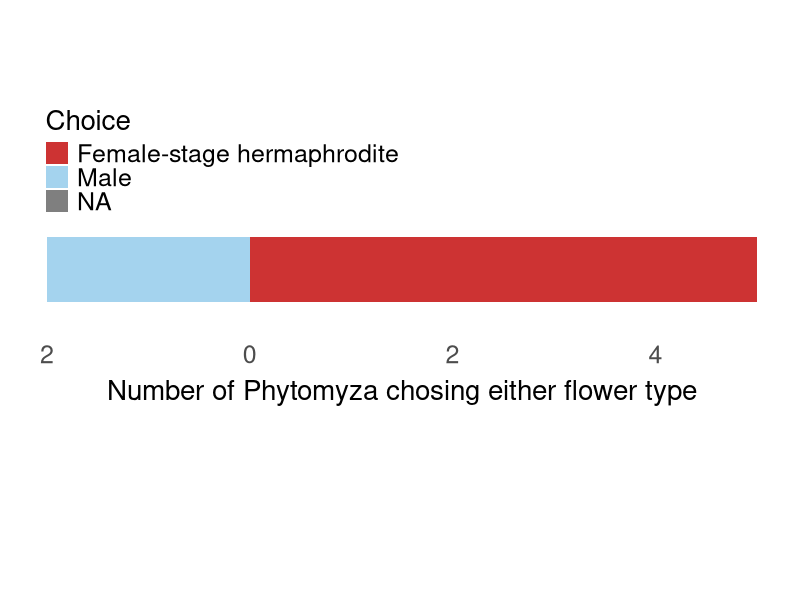
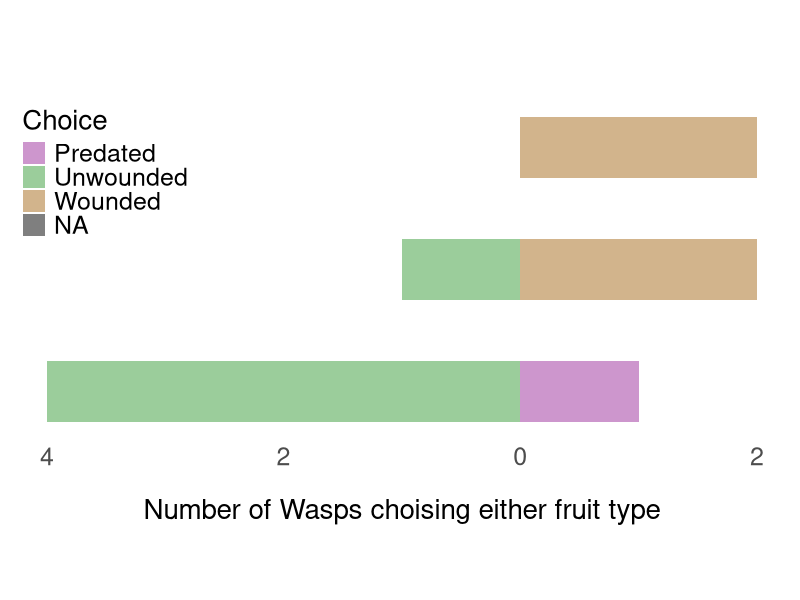
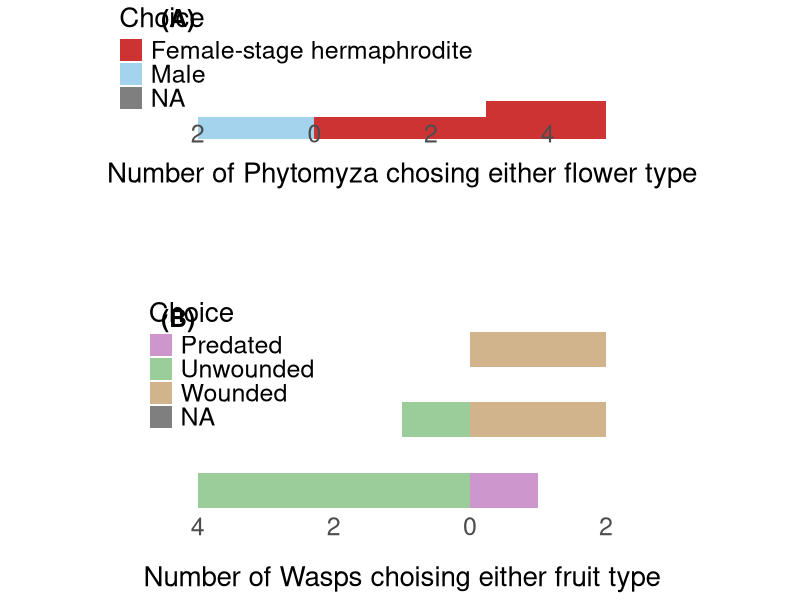

The R source for these figures, in order:
### Insect behaviour assay - analysis

#Load packages 
library("readxl")
library("ggplot2")
library("pwr")
library("ggpubr")


################################################################################
################################# 1 - Phytomyza ################################

phyt <- read_excel('Insect_behaviour.xlsx', sheet = "Phytomyza")
cols_phyt <- c("Insect", "Sex_insect", "Flower_treat", "Flower_orientation", "Choice_yn", "Choice")
phyt[cols_phyt] <- lapply(phyt[cols_phyt], factor) 

############################### Final flower choice ############################

phyt_plot <- ggplot(phyt, aes(Flower_treat, Choice_num , fill = Choice)) + 
  geom_bar(stat = "identity", width = 0.2) +    
  coord_flip() +  
  labs(y = "Number of Phytomyza chosing either flower type") +
  scale_fill_manual(labels = c("Female-stage hermaphrodite", "Male"), 
                    values = c("brown3", "lightskyblue2") ) +
  scale_y_continuous(labels = abs)+
  theme_bw() +
  theme(axis.text.y = element_blank(),
        axis.text.x = element_text(size=18, vjust = 22),
        axis.title.x = element_text(size=20, vjust = 18),
        axis.title.y = element_blank(),
        legend.title = element_text(size=20),
        legend.text = element_text(size=18),
        legend.position = c(0.27, 0.78),
        panel.grid.major = element_blank(),
        panel.grid.minor = element_blank(),
        panel.border = element_blank(),
        axis.ticks = element_blank(),
        aspect.ratio = 1/2)
phyt_plot

#ggsave("Phyt_behav.jpg",width = 30, height = 20, units = "cm")


#Chisquare for the final preference
phyt_count <- data.frame(x= c("HF", "M"), y= c(5,2))
colnames(phyt_count) = c("Flower", "Count")
chisq.test(phyt_count$Count)


################# Is the final choice impacted by Insect sex  ? ################
#create a matrix of choice made by each insect sex
phyt_test <- matrix(data = c(3,2,2,0), nrow = 2, ncol = 2)
colnames(phyt_test) = c("Insect_M", "Insect_F")
rownames(phyt_test) = c("Flower_HF", "Flower_M")

fisher.test(phyt_test)



################################################################################
################################### 2 - Wasp ###################################

wasp <- read_excel('Insect_behaviour.xlsx', sheet = "Wasps") 
cols_wasps <- c("Insect", "Fruit_treat", "Fruit_orientation", "Choice_yn", "Choice")
wasp[cols_wasps] <- lapply(wasp[cols_wasps], factor) 

############################### Final fruit choice #############################

wasp_plot <- ggplot(wasp, aes(factor(Fruit_treat, level = c("PU", "UW", "PW")), Choice_num , fill = Choice)) +   # Fill column
  geom_bar(stat = "identity", width = 0.5) +     
  coord_flip() +  
  labs(y = "Number of Wasps choising either fruit type") +
  scale_fill_manual(labels = c("Predated", "Unwounded", "Wounded"), 
                    values = c("plum3", "darkseagreen3","tan") ) +
  scale_y_continuous(labels = abs)+
  theme_bw() +  
  theme(axis.text.y = element_blank(),
      axis.text.x = element_text(size=18, vjust = 5),
      axis.title.x = element_text(size=20, vjust = 1),
      axis.title.y = element_blank(),
      legend.title = element_text(size=20),
      legend.text = element_text(size=18),
      legend.position = c(0.12, 0.75),
      panel.grid.major = element_blank(),
      panel.grid.minor = element_blank(),
      panel.border = element_blank(),
      axis.ticks = element_blank(),
      aspect.ratio = 1/2)
wasp_plot

#ggsave("Wasp_behav.jpg",width = 30, height = 20, units = "cm")


###################### Looking at each treatment combination ###################
#Create a subset for all the wasps that did make a choice
wasp_sub <- subset(wasp, Choice_yn == "Y")

  ##For Treatment = PW
PW_sub <- subset(wasp_sub, Fruit_treat == "PW")

Prop_PW <- c(sum(PW_sub$Choice == 'P'), sum(PW_sub$Choice == 'W'))
names_PW <- c('P','W')
PW <- data.frame(names_PW, Prop_PW)

#total preference so no need for a chisquare


  ##For Treatment = UW
UW_sub <- subset(wasp_sub, Fruit_treat == "UW")

Prop_UW <- c(sum(UW_sub$Choice == 'U'), sum(UW_sub$Choice == 'W'))
names_UW <- c('U','W')
UW <- data.frame(names_UW, Prop_UW)

chisq.test(UW$Prop_UW)


  ##For Treatment = PU
PU_sub <- subset(wasp_sub, Fruit_treat == "PU")

Prop_PU <- c(sum(PU_sub$Choice == 'P'), sum(PU_sub$Choice == 'U'))
names_PU <- c('P','U')
PU <- data.frame(names_PU, Prop_PU)
chisq.test(PU$Prop_PU)


#################################################################################
############################### 3 - power analysis ##############################
# two-choice experiment, null hypothesis =p2= 0.5 (no preference); 
# alternative hypothesis= p1= 0.7 (differ by 0.2)

pwr.p.test(h = ES.h(p1 = 0.7, p2 = 0.50), 
           sig.level = 0.05,
           power = 0.80,
           alternative = "greater")



################################################################################
################################### Final plot #################################
ggarrange(phyt_plot, wasp_plot, 
          labels = c("(A)", "(B)"), font.label=list(color="black",size=18),
          ncol = 1, nrow = 2, label.x = 0.18) 

#ggsave("Behav_final.jpg",width = 30, height = 20, units = "cm")
